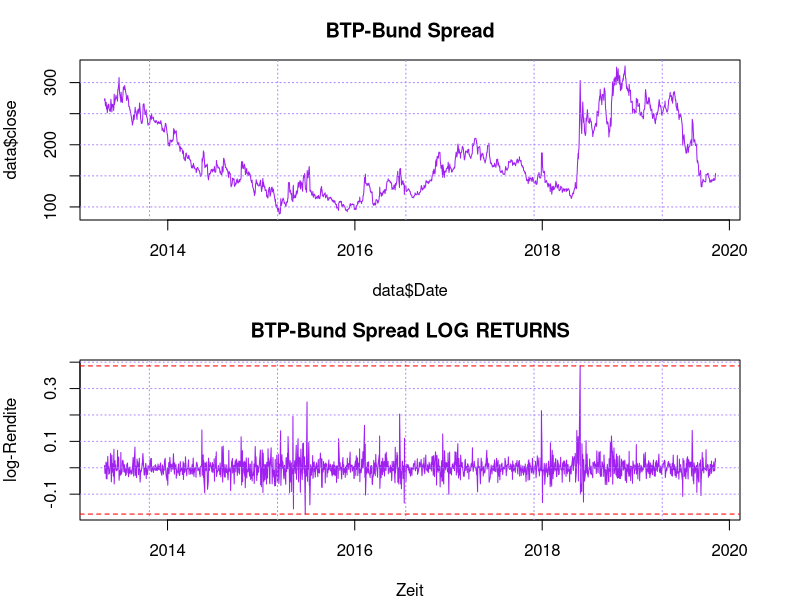
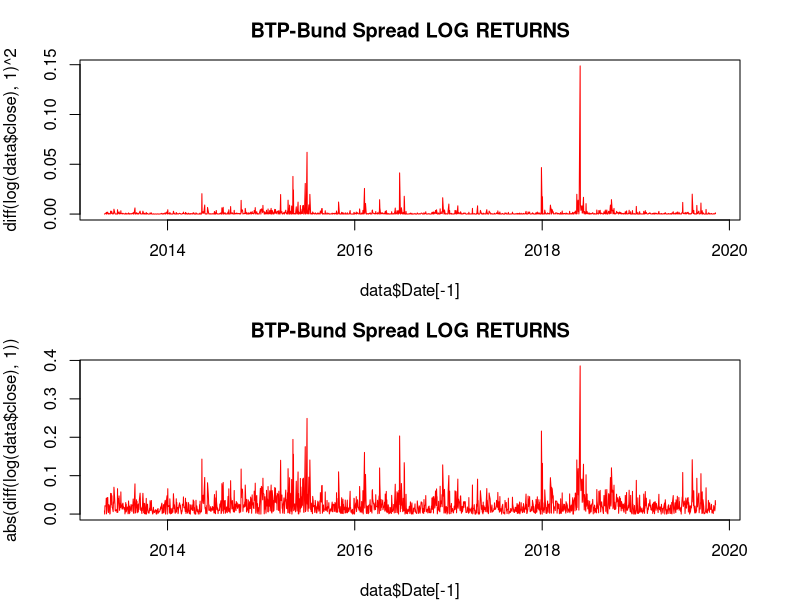
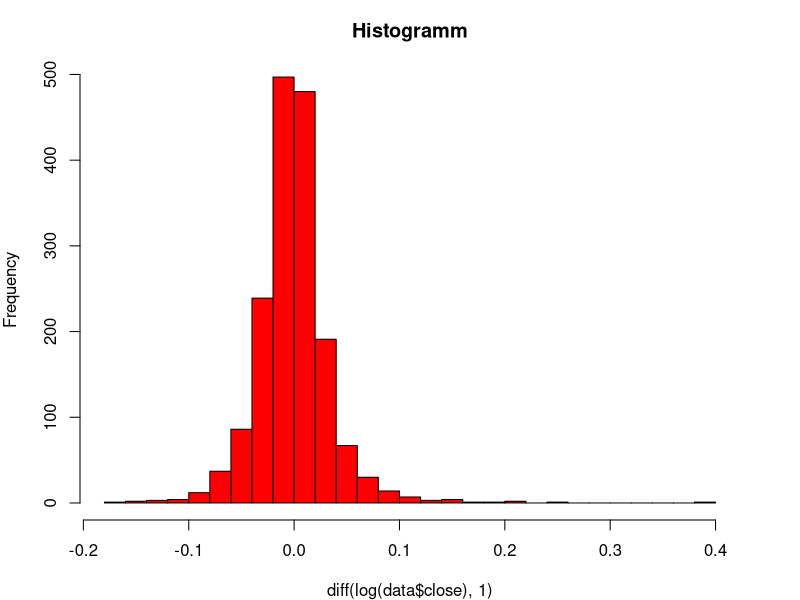
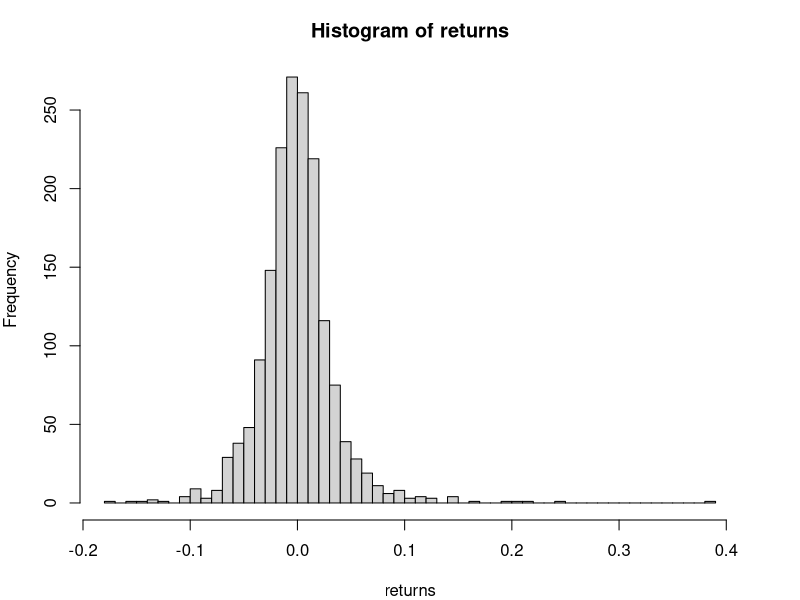
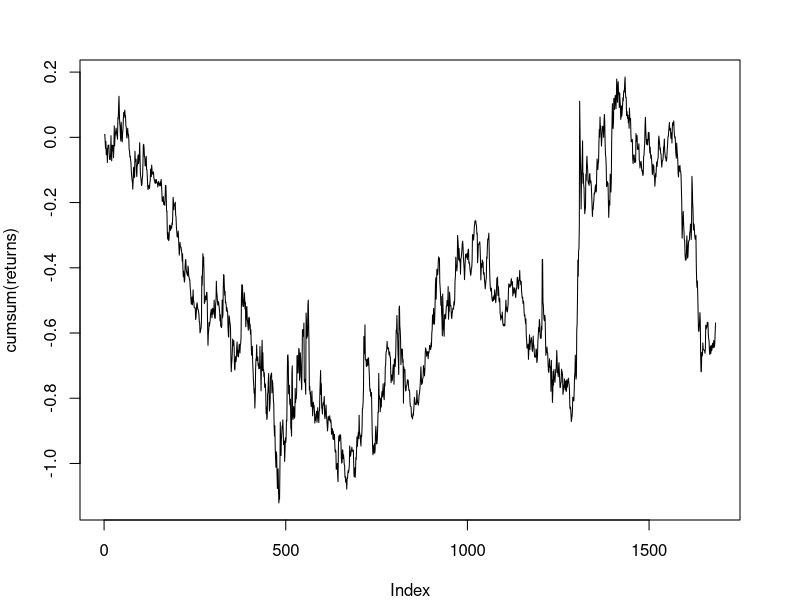
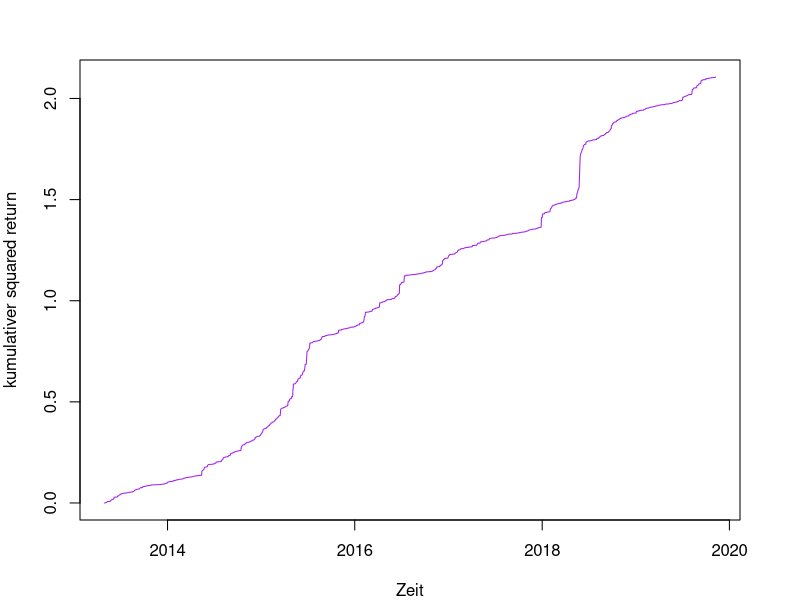
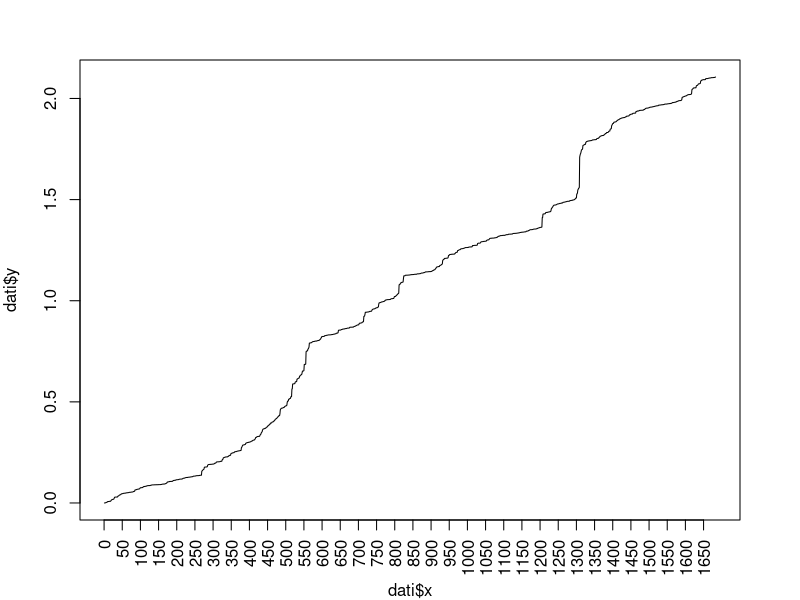
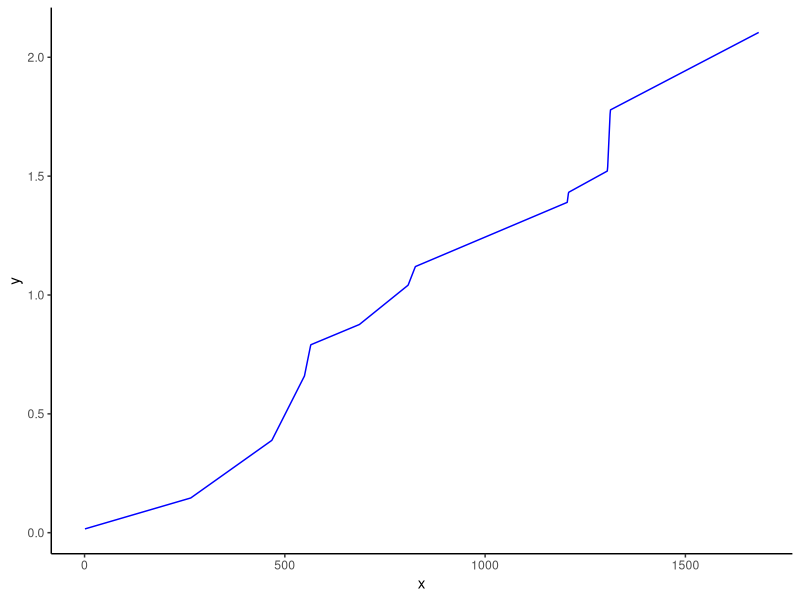

Write the R code that produced these figures, in order.

# Visualisation of Volatility Regimes for Italian Credit Spread

# ------------------------------------------------------------------------------

# idea is based on the following article:
# http://keplerianfinance.com/2013/06/the-relevance-of-history/

# read data

data <- read.csv("test.csv", stringsAsFactors = FALSE)

data$Date <- as.Date(data$Date, "%Y-%m-%d")

# ------------------------------------------------------------------------------

# PLOT FÜR DEN TEIL ZUM MARKTRISIKO 
# (CREDIT SPREAD RISK FOR SOVEREIGN BONDS IN ITALY)

# show how credit spread changes over time affect bond prices

par(mar = c(4,4,3,3))

par(mfrow = c(2,1))

plot(data$close ~ data$Date, type = "l", col = "purple", main = "BTP-Bund Spread")
grid(col = "mediumpurple1")


plot(diff(log(data$close), 1) ~ data$Date[-1], type = "l", col = "purple", 
     main = "BTP-Bund Spread LOG RETURNS", xlab = "Zeit",
     ylab = "log-Rendite")
grid(col = "mediumpurple1")
abline(h = max(diff(log(data$close), 1)), lwd = 1, col = "red", lty = 2)
abline(h = min(diff(log(data$close), 1)), lwd = 1, col = "red", lty = 2)


# mean return over the observed time frame is approximately zero (slightly negative though...)
mean(diff(log(data$close), 1))
median(diff(log(data$close), 1))

# plot squared returns as volatility proxy

plot(diff(log(data$close), 1)^2 ~ data$Date[-1], type = "l", col = "red", main = "BTP-Bund Spread LOG RETURNS")

# plot absolute returns as additional volatility proxy

plot(abs(diff(log(data$close), 1)) ~ data$Date[-1], type = "l", col = "red", main = "BTP-Bund Spread LOG RETURNS")

summary(diff(log(data$close), 1))

par(mfrow = c(1,1))


hist(diff(log(data$close), 1), breaks = 35, main = "Histogramm", col = "red")

# price of bonds? --> inverse relationship between yield and price

# how to scale a daily variance proxy to an annual variance proxy for that day?
# use "square root of time" rule? V(x)_{annual} = (V(x)*250^0.5)^0.5

# ------------------------------------------------------------------------------

# GARCH MODELLING - COULD BE AN ALTERNATIVE??

# returns <- diff(log(data$close), 1)
# 
# install.packages("rugarch")
#  
# library(rugarch)
# data(sp500ret)
# spec <- ugarchspec(variance.model = list(model = 'eGARCH', garchOrder = c(1, 1)), distribution = 'std')
# fit <- ugarchfit(spec, returns, solver = 'hybrid')
# plot(fit)

# ------------------------------------------------------------------------------

# some additional sources:

# https://quant.stackexchange.com/questions/7000/squared-and-absolute-returns
# https://stats.stackexchange.com/questions/213395/using-absolute-value-vs-variance-in-garch

# formula of variance: V(x) = E[x^2] -  E[x]^2 --> if E[x]^2 is assumed to be zero --> V(x) = E[x^2]

# ------------------------------------------------------------------------------

par(mfrow = c(1,1))

# calculate log returns
returns <- diff(log(data$close), 1)

# histogram of log returns
hist(returns, breaks = 50)

# plot cumulative log return
plot(cumsum(returns), type = "l")

returns_squared <- returns^2

plot(cumsum(returns_squared) ~ data$Date[-1], type = "l", 
     xlab = "Zeit", ylab = "kumulativer squared return", col = "purple",
     lwd = 1)

# create data frame with cumulated squared returns

dati <- data.frame(y = cumsum(returns_squared),
                   x = 1:length(returns_squared),
                   stringsAsFactors = F)

# plot cumulative squared returns as function of "time"
plot(dati$y ~ dati$x, type = "l", xaxt="n")
axis(1, at = seq(0, 1683, by = 50), las=2)

# ------------------------------------------------------------------------------

# fit piecewise model

library(segmented)

out.lm <- lm(y ~ x, data = dati)


o <- segmented(out.lm, seg.Z = ~x, psi = list(x = c(275, 500, 550, 700, 710, 800, 825, 1200, 1210, 1310, 1330)),
               control = seg.control(display = FALSE)
)

####

dat2 = data.frame(x = dati$x, y = broken.line(o)$fit)

library(ggplot2)


ggplot(dati, aes(x = x, y = y)) +
  geom_line(data = dat2, color = 'blue') +
  theme_classic()


ggplot(dati, aes(x = x, y = y)) +
  geom_point(size = 4, color = "black") +
  geom_line(data = dat2, color = "yellow", size = 0.5) +
  theme_classic()




# extract slope --> this the correct way??
coefficients <- o$coefficients[3:7]

slope_coef <- slope(o)[[1]]

# annualize

sd_annual <- (coefficients*250)^0.5 # not possible!

var_annual <- (slope_coef[, 1] * 250)^0.5

# vector with identified regime changes
regimes <- c(275, 500, 550, 700, 710, 800, 825, 1200, 1210, 1310, 1330)


# collect results
res <- c(rep(var_annual[1], 275),
        rep(var_annual[2], 225),
        rep(var_annual[3], 50),
        rep(var_annual[4], 150),
        rep(var_annual[5], 10),
        rep(var_annual[6], 90),
        rep(var_annual[7], 25),
        rep(var_annual[8], 375),
        rep(var_annual[9], 10),
        rep(var_annual[10], 100),
        rep(var_annual[11], 20),
        rep(var_annual[12], 353))

# ------------------------------------------------------------------------------

# plot results

# some data preperation for plot
y2 <- rep(res, each=2)
y2 <- y2[-length(y2)]
x2 <- rep(data$Date[-1], each=2)[-1]
x3 <- c(min(x2), x2, max(x2))
y3 <- c(0, y2, 0)

# plot with filled area under the function
plot(data$Date[-1], res, ylim=c(0, max(res)), type="n",
     xlab = "Zeit", ylab = "annualisierte Volatilität",
     main = "ITA Gov Yield Credit Spread Volatility Regimes")
grid(col = "mediumpurple1")
polygon(x3, y3, border=NA, col="mediumpurple1")
lines(x2, y2, lwd = 2, col = "purple")

# plot as "step function"
plot(res ~ data$Date[-1], type = "s", lwd = 2, ylim=c(0, max(res)),
     xlab = "Zeit", ylab = "annualisierte Volatilität",
     main = "ITA Gov Yield Credit Spread Volatility Regimes",
     col = "purple")
grid(col = "mediumpurple1")

# ------------------------------------------------------------------------------
